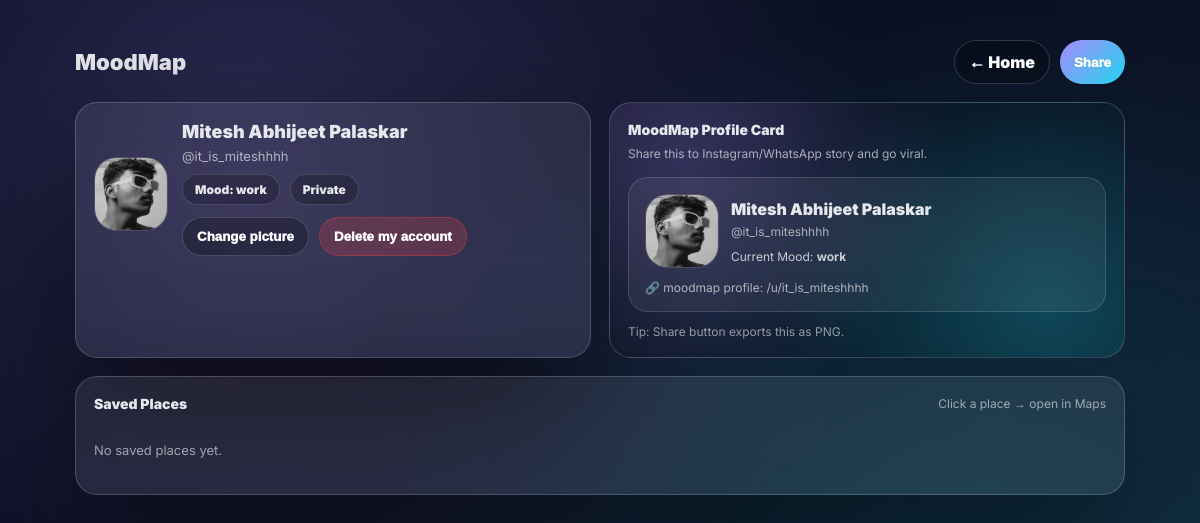
Page /u/it_is_miteshhhh (signed in) on the earlier database version.
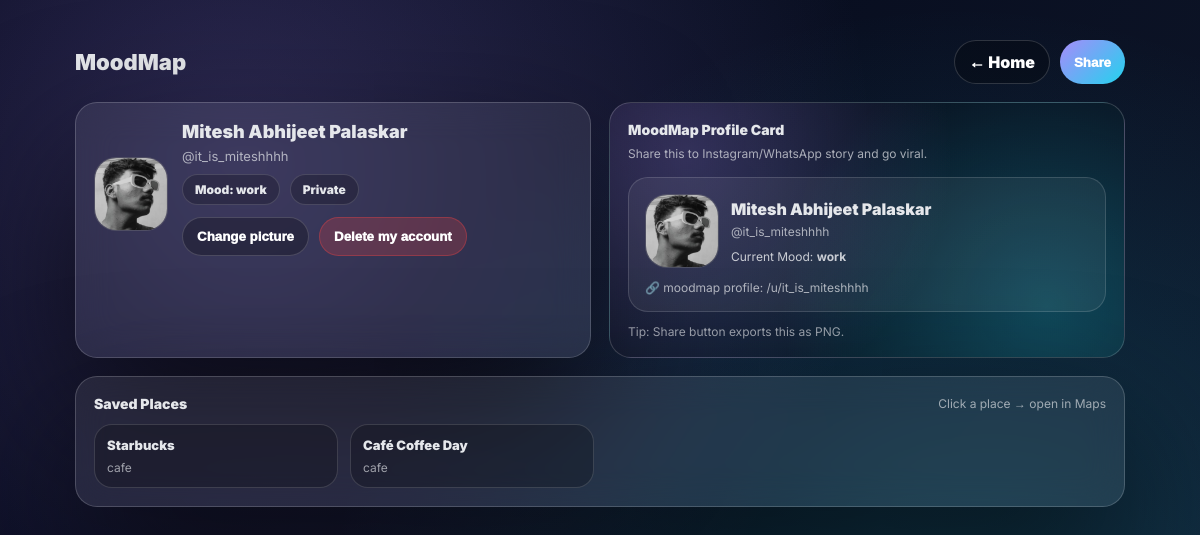
Same page on the later database version.
### tables this page shows
CREATE TABLE users(
            id INTEGER PRIMARY KEY AUTOINCREMENT,
            name TEXT NOT NULL,
            email TEXT UNIQUE NOT NULL,
            password TEXT NOT NULL,
            remember_token TEXT
        , username TEXT, is_private INTEGER DEFAULT 0, current_mood TEXT, profile_pic TEXT);

CREATE TABLE favorites(
            id INTEGER PRIMARY KEY AUTOINCREMENT,
            user_id INTEGER NOT NULL,
            place_id TEXT NOT NULL,
            name TEXT,
            category TEXT,
            lat REAL,
            lon REAL,
            created_at INTEGER,
            UNIQUE(user_id, place_id)
        );

### app.py (the view)
@app.route("/u/<username>")
def public_profile(username):
    user = user_by_username(username)
    if not user:
        abort(404)
    viewer_id = current_user()
    rel = follow_status(viewer_id, user["id"])
    is_private = int(user["is_private"] or 0)
    allowed_to_view = True
    if is_private:
        allowed_to_view = can_view_private(viewer_id, user["id"])
    places = []
    if allowed_to_view:
        with get_db() as db:
            rows = db.execute("""
                SELECT place_id, name, category, lat, lon, created_at
                FROM favorites
                WHERE user_id=?
                ORDER BY created_at DESC
            """, (user["id"],)).fetchall()
        places = [dict(r) for r in rows]
    return render_template(
        "profile.html",
        profile_name=user["name"],
        profile_username=user["username"],
        current_mood=user["current_mood"] or "work",
        is_private=is_private,
        allowed=allowed_to_view,
        relationship=rel,
        viewer_logged_in=True if viewer_id else False,
        is_owner=True if viewer_id and viewer_id == user["id"] else False,
        profile_pic=user["profile_pic"] or "",
        places=places,
        admin=True if is_admin(viewer_id) else False
    )

### app.py (called while the page is built, shortened)
def get_db():
    db = sqlite3.connect(DB_PATH, timeout=30, check_same_thread=False)
    db.row_factory = sqlite3.Row
    try:
        db.execute("PRAGMA journal_mode=WAL;")
        db.execute("PRAGMA synchronous=NORMAL;")
        db.execute("PRAGMA busy_timeout=30000;")
        db.execute("PRAGMA foreign_keys=ON;")
    except:
        pass
    return db

def get_maintenance_mode():
    try:
        with get_db() as db:
            row = db.execute("SELECT value FROM app_meta WHERE key=?", ("maintenance_mode",)).fetchone()
            if not row:
                return False
            return str(row["value"]) == "1"
    except:
        return False

@app.context_processor
def inject_globals():
    return {
        "maintenance_mode": get_maintenance_mode()
    }

@app.before_request
def maintenance_gate():
    try:
        if request.path.startswith("/static/"):
            return None
    except Exception as e:
        print("⚠️ maintenance_gate error:", e)
        return None

def current_user():
    if "user_id" in session:
        return session["user_id"]

def user_by_username(username):
    username = (username or "").strip().lower()
    with get_db() as db:
        return db.execute("SELECT * FROM users WHERE username=?", (username,)).fetchone()

def follow_status(viewer_id, target_id):
    if not viewer_id:
        return "none"
    with get_db() as db:
        row = db.execute("""
            SELECT status FROM follows
            WHERE follower_id=? AND following_id=?
        """, (viewer_id, target_id)).fetchone()
    if not row:
        return "none"
    return row["status"]

def can_view_private(viewer_id, target_id):
    if viewer_id and viewer_id == target_id:
        return True

def is_admin(uid):
    try:
        return uid and int(uid) == 1
    except:
        return False

### templates/profile.html (shortened to what this page needs)
<!DOCTYPE html>
<html lang="en">
<head>
<link rel="stylesheet" href="https://cdn.jsdelivr.net/npm/cropperjs@1.6.2/dist/cropper.min.css">
</head>
<body
  data-owner="{% if is_owner %}1{% else %}0{% endif %}"
  data-admin="{% if admin %}1{% else %}0{% endif %}"
>
<div class="wrap">
  <div class="topRow">
    <div class="brand">MoodMap</div>
    <div style="display:flex;gap:10px;flex-wrap:wrap">
      <a class="btn" href="/">← Home</a>
      <button class="btn primary" id="shareBtn"> Share</button>
    </div>
  </div>
  <div class="grid">
    <div class="card">
      <div class="profileRow">
        <div class="pfp" id="profilePfpBox">
          {% if profile_pic %}
            <img id="profilePfpImg" src="{{profile_pic}}" />
          {% else %}
            {{profile_name[:1]}}
          {% endif %}
        </div>
        <div style="min-width:0;">
          <div class="name">{{profile_name}}</div>
          <div class="user">@{{profile_username}}</div>
          <div class="metaRow">
            <span class="badge">Mood: {{current_mood}}</span>
            <span class="badge">{% if is_private %}Private{% else %}Public{% endif %}</span>
          </div>
          {% if is_owner %}
          <div style="margin-top:12px;display:flex;gap:10px;flex-wrap:wrap">
            <button class="btn" onclick="document.getElementById('pfpFile').click()">Change picture</button>
            <button class="btn" id="deleteAccountBtn" style="background:rgba(239,68,68,0.22);border-color:rgba(239,68,68,0.35);">
               Delete my account
            </button>
          </div>
          {% endif %}
        </div>
      </div>
    </div>
    <div class="shareCard" id="shareCard">
      <div class="shareTitle">MoodMap Profile Card</div>
      <div class="shareSub">Share this to Instagram/WhatsApp story and go viral.</div>
      <div class="shareInner">
        <div style="display:flex;gap:12px;align-items:center;">
          <div class="pfp" id="sharePfpBox">
            {% if profile_pic %}
              <img id="sharePfpImg" src="{{profile_pic}}" />
            {% else %}
              {{profile_name[:1]}}
            {% endif %}
          </div>
          <div>
            <div style="font-weight:1000;font-size:16px">{{profile_name}}</div>
            <div style="opacity:.7;font-size:12px;margin-top:5px">@{{profile_username}}</div>
            <div style="margin-top:10px;font-size:12px;opacity:.85">
              Current Mood: <b>{{current_mood}}</b>
            </div>
          </div>
        </div>
        <div class="qr">🔗 moodmap profile: /u/{{profile_username}}</div>
      </div>
      <div class="hint">Tip: Share button exports this as PNG.</div>
    </div>
  </div>
  <div class="card" style="margin-top:18px">
    <div style="display:flex;justify-content:space-between;gap:12px;align-items:center;flex-wrap:wrap">
      <div style="font-weight:1000;font-size:14px">Saved Places</div>
      <div style="opacity:.65;font-size:12px">Click a place → open in Maps</div>
    </div>
    {% if allowed %}
      <div class="places">
        {% for p in places %}
          <div class="place" onclick="openMaps('{{p.lat}}','{{p.lon}}')">
            <div class="pTitle">{{p.name}}</div>
            <div class="pMeta">{{p.category}}</div>
          </div>
        {% endfor %}
      </div>
      {% if places|length == 0 %}
        <div style="opacity:.65;font-size:13px;padding:18px 0">No saved places yet.</div>
      {% endif %}
    {% else %}
      <div style="opacity:.65;font-size:13px;padding:18px 0">
        Saved places are hidden for private profiles.
      </div>
    {% endif %}
  </div>
</div>
</body>
</html>

### templates/profile.html (style rules this page uses)
:root { --accent:#a78bfa; --accent2:#22d3ee; --text:#e5e7eb; }
body { margin:0; min-height:100vh; font-family:Inter,system-ui; color:var(--text); background: radial-gradient(circle at 20% 20%, #a78bfa40, transparent 55%), radial-gradient(circle at 80% 80%, #22d3ee35, transparent 55%), linear-gradient(120deg,#020617,#0f172a); overflow-x:hidden; }
.wrap { max-width:1050px;margin:auto;padding:40px 22px 90px; }
.topRow { display:flex;justify-content:space-between;gap:12px;flex-wrap:wrap;align-items:center;margin-bottom:18px; }
.brand { font-weight:1000;font-size:22px; }
.btn { padding:11px 14px;border-radius:999px; border:1px solid rgba(255,255,255,0.16); background:rgba(0,0,0,0.26); color:white;text-decoration:none; font-weight:1000; cursor:pointer; transition: transform .15s ease; }
.btn.primary { border:none;background:linear-gradient(135deg,var(--accent),var(--accent2)) }
.grid { display:grid;grid-template-columns: 1fr 1fr;gap:18px;margin-top:18px; }
.card { border-radius:22px;border:1px solid rgba(255,255,255,0.18); background: rgba(255,255,255,0.08); backdrop-filter: blur(18px); box-shadow: 0 60px 140px rgba(0,0,0,0.65); padding:18px; }
.profileRow { display:flex;gap:14px;align-items:center; }
.pfp { width:72px;height:72px;border-radius:22px; border:1px solid rgba(255,255,255,0.18); overflow:hidden;background:rgba(0,0,0,0.22); display:grid;place-items:center; font-weight:1000;font-size:22px; }
.pfp img { width:100%;height:100%;object-fit:cover }
.name { font-weight:1000;font-size:18px }
.user { opacity:.7;font-size:13px;margin-top:6px }
.metaRow { margin-top:10px;display:flex;gap:10px;flex-wrap:wrap }
.badge { padding:7px 12px;border-radius:999px; border:1px solid rgba(255,255,255,0.14); background:rgba(0,0,0,0.22); font-size:12px;font-weight:900; }
.places { display:grid;grid-template-columns:repeat(auto-fill,minmax(220px,1fr));gap:12px;margin-top:12px; }
.place { border-radius:18px;border:1px solid rgba(255,255,255,0.14); background:rgba(0,0,0,0.22); padding:12px;cursor:pointer;transition: transform .15s ease; }
.pTitle { font-weight:1000;font-size:13px }
.pMeta { opacity:.65;font-size:12px;margin-top:7px }
.shareCard { border-radius:22px;border:1px solid rgba(255,255,255,0.18); background: radial-gradient(circle at 15% 20%, rgba(167,139,250,0.24), transparent 55%), radial-gradient(circle at 85% 80%, rgba(34,211,238,0.24), transparent 55%), rgba(0,0,0,0.22); padding:18px;position:relative;overflow:hidden; }
.shareTitle { font-weight:1000;font-size:14px }
.shareSub { opacity:.7;font-size:12px;margin-top:7px;line-height:1.5 }
.shareInner { margin-top:14px;border-radius:20px;border:1px solid rgba(255,255,255,0.14); background: rgba(255,255,255,0.06); padding:16px; }
.qr { margin-top:12px;opacity:.72;font-size:12px; }
.hint { opacity:.65;font-size:12px;margin-top:12px }

Differences in the rows shown:
added favorites: name "Starbucks", category "cafe"
added favorites: name "Café Coffee Day", category "cafe"
Other differences:
text no longer shown: "No saved places yet."
